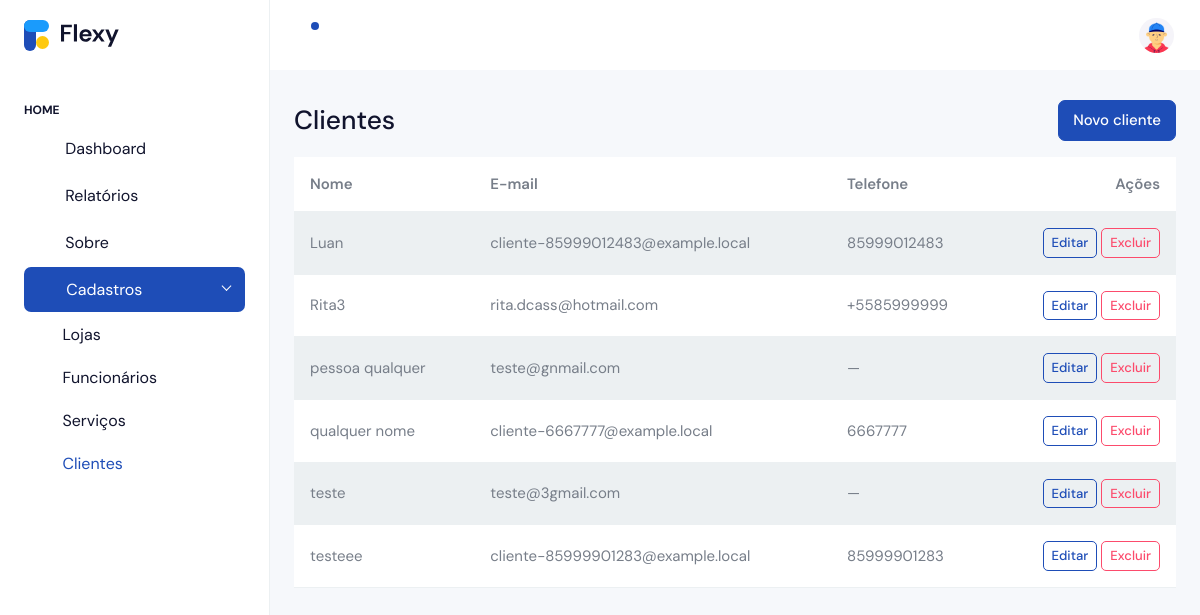
/cadastro/clientes/ (signed in), run on the app's committed database.
### apps/cadastro/models.py (models this page shows, shortened)
class Cliente(models.Model):
    owner = models.ForeignKey(
        User,
        on_delete=models.CASCADE,
        related_name='clientes',
        limit_choices_to={'is_owner': True}
    )
    user = models.ForeignKey(
        User,
        on_delete=models.CASCADE,
        related_name='cliente_de',
        limit_choices_to={'is_client': True}
    )
    criado_em = models.DateTimeField(auto_now_add=True)
    class Meta:
        unique_together = (('owner', 'user'),)
        ordering = ('user__full_name',)

### apps/accounts/models.py (models this page shows, shortened)
class User(AbstractUser):
    nome = models.CharField(max_length=120, blank=True, null=True)
    sobrenome = models.CharField(max_length=120, blank=True, null=True)
    grupo = models.SlugField(max_length=150, blank=True)  # << slug único para subdomínio
    email = models.EmailField(unique=True)
    is_owner = models.BooleanField(default=False)
    is_client = models.BooleanField(default=False)
    phone_regex = RegexValidator(r"^\+?\d{10,15}$", "Informe telefone no formato internacional, ex.: +5585...")
    phone = models.CharField(max_length=17, blank=True, null=True, validators=[phone_regex])
    full_name = models.CharField(max_length=120, blank=True, null=True)
    USERNAME_FIELD = "email"
    REQUIRED_FIELDS = []
    objects = UserManager()

### apps/cadastro/views.py (the view, shortened to what this page needs)
# urls.py: path('clientes/', views.clientes, name='clientes'),
@login_required
@subscription_required
def clientes(request):
    if not getattr(request.user, 'is_owner', False):
        return redirect('accounts:owner_login')
    target = request.headers.get('HX-Target')
    form = ClienteForm()
    qs = Cliente.objects.filter(owner=request.user).select_related('user').order_by('user__full_name')
    if request.headers.get('HX-Request') and target != 'content':
        return render(request, 'cadastro/partials/clientes.html', {'clientes': qs})
    return render(request, 'cadastro/clientes.html', {'form': form, 'clientes': qs})

### apps/accounts/models.py (called while the page is built)
    def is_active(self) -> bool:
        return timezone.now() <= self.end_date

### apps/cadastro/templates/cadastro/clientes.html (shortened to what this page needs)
{% extends 'accounts/index.html' %}
{% block content %}
<div class="d-flex justify-content-between align-items-center mb-3">
  <h3 class="m-0">Clientes</h3>
  <button class="btn btn-primary" data-bs-toggle="modal" data-bs-target="#modalCliente">
    Novo cliente
  </button>
</div>
<div class="table-responsive">
  <table class="table table-striped align-middle">
    <thead>
      <tr><th>Nome</th><th>E-mail</th><th>Telefone</th><th class="text-end">Ações</th></tr>
    </thead>
    {% include 'cadastro/partials/clientes.html' %}
  </table>
</div>
{% endblock %}

### apps/cadastro/templates/cadastro/partials/clientes.html
<tbody id="clientes-tbody">
  {% for c in clientes %}
  <tr>
    <td>{{ c.user.full_name|default:c.user.email }}</td>
    <td>{{ c.user.email }}</td>
    <td>{{ c.user.phone|default:"—" }}</td>
    <td class="text-end">
      <button class="btn btn-sm btn-outline-primary"
              hx-get="{% url 'cadastro:cliente_edit' c.pk %}"
              hx-target="#modalClienteOps .modal-content"
              hx-swap="innerHTML"
              hx-on="htmx:afterOnLoad: (function(){ const m=document.getElementById('modalClienteOps'); if(m){ bootstrap.Modal.getOrCreateInstance(m).show(); } })()">
        Editar
      </button>
      <button class="btn btn-sm btn-outline-danger"
              hx-get="{% url 'cadastro:cliente_delete' c.pk %}"
              hx-target="#modalClienteOps .modal-content"
              hx-swap="innerHTML"
              hx-on="htmx:afterOnLoad: (function(){ const m=document.getElementById('modalClienteOps'); if(m){ bootstrap.Modal.getOrCreateInstance(m).show(); } })()">
        Excluir
      </button>
    </td>
  </tr>
  {% empty %}
  <tr><td colspan="4" class="text-muted">Nenhum cliente ainda.</td></tr>
  {% endfor %}
</tbody>

### data on the page
Cliente: user.full_name "Luan", user.email "cliente-85999012483@example.local", user.phone "85999012483"
Cliente: user.full_name "Rita3", user.email "rita.dcass@hotmail.com", user.phone "+5585999999"
Cliente: user.full_name "pessoa qualquer", user.email "teste@gnmail.com", user.phone "—"
Cliente: user.full_name "qualquer nome", user.email "cliente-6667777@example.local", user.phone "6667777"
Cliente: user.full_name "teste", user.email "teste@3gmail.com", user.phone "—"
Cliente: user.full_name "testeee", user.email "cliente-85999901283@example.local", user.phone "85999901283"
